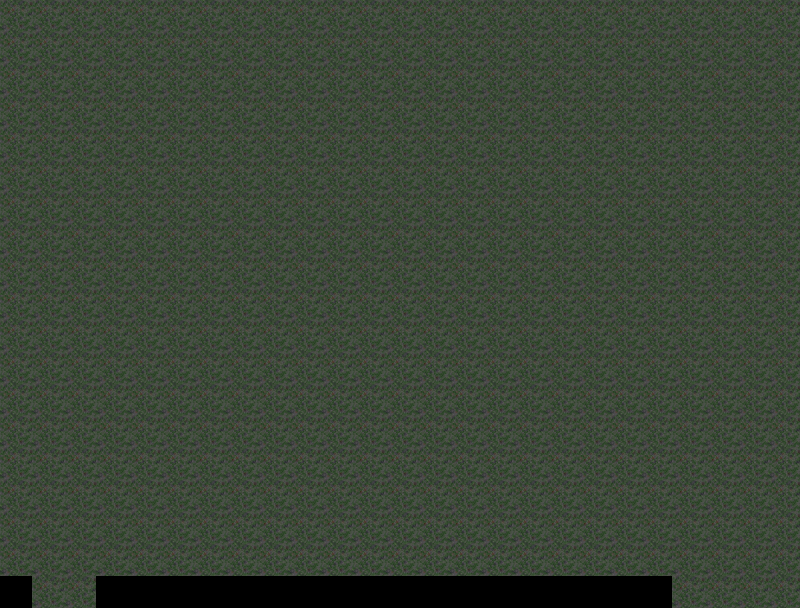

Below is a game level as drawn by its tile map, then a one-line description and the .tmx that defines it (tile-layer data replaced by summaries):
An orthogonal 25x19 tile map with 32x32 px tiles, 1 tile layer (Tile Layer 1).

<map version="1.0" orientation="orthogonal" width="25" height="19" tilewidth="32" tileheight="32">
 <tileset firstgid="1" name="mcground" tilewidth="32" tileheight="32">
  <image source="tilea1ground.png" width="34" height="32" />
 </tileset>
 <layer name="Tile Layer 1" width="25" height="19">
  <data>[475 cells, 456 non-empty, 1 distinct tile ids]</data>
 </layer>
</map>
